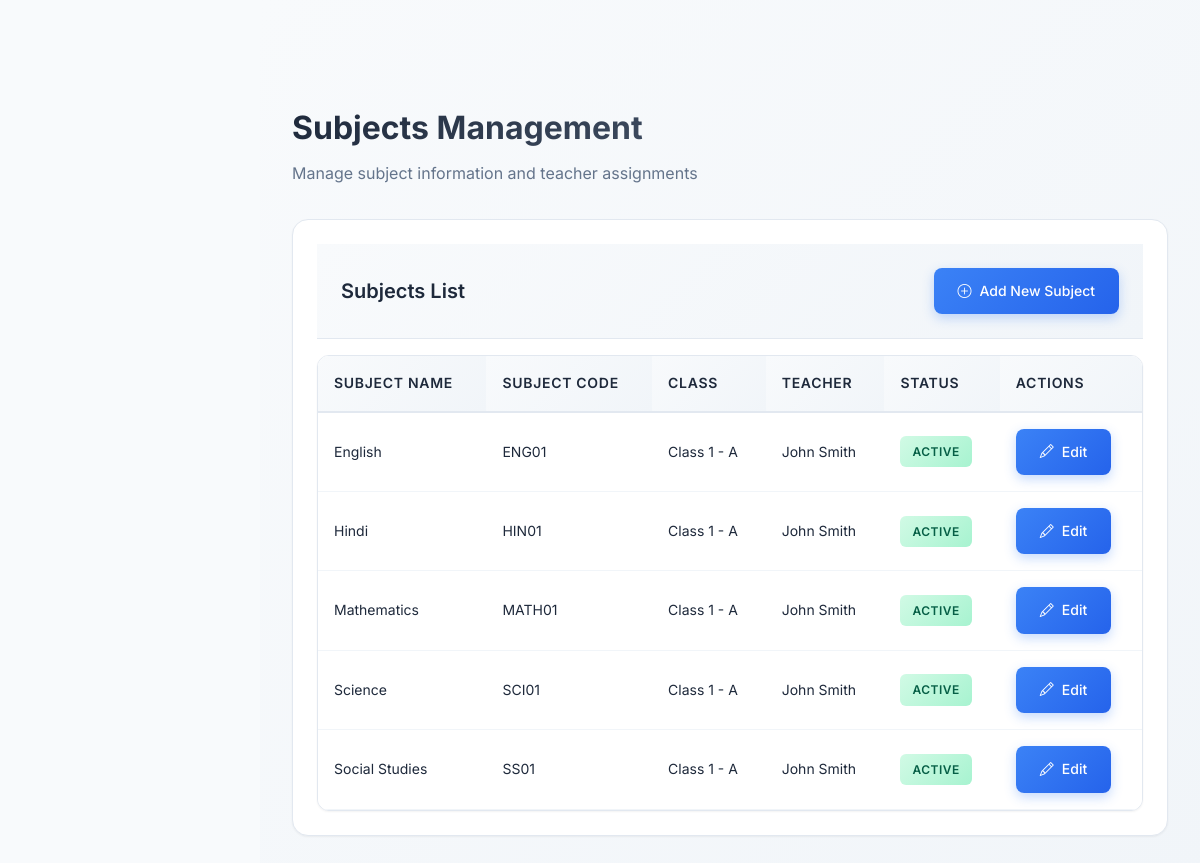
Screenshot of /school_management_system/admin/subjects.php (signed in) with the database file from the repository.
### tables this page shows
CREATE TABLE subjects (
    id INT PRIMARY KEY AUTO_INCREMENT,
    subject_name VARCHAR(100) NOT NULL,
    subject_code VARCHAR(20),
    class_id INT,
    teacher_id INT,
    is_active TINYINT DEFAULT 1,
    created_at TIMESTAMP DEFAULT CURRENT_TIMESTAMP,
    FOREIGN KEY (class_id) REFERENCES classes(id),
    FOREIGN KEY (teacher_id) REFERENCES users(id)
);

CREATE TABLE classes (
    id INT PRIMARY KEY AUTO_INCREMENT,
    class_name VARCHAR(50) NOT NULL,
    section VARCHAR(10),
    class_teacher_id INT,
    academic_year VARCHAR(10),
    is_active TINYINT DEFAULT 1,
    created_at TIMESTAMP DEFAULT CURRENT_TIMESTAMP,
    FOREIGN KEY (class_teacher_id) REFERENCES users(id)
);

CREATE TABLE users (
    id INT PRIMARY KEY AUTO_INCREMENT,
    username VARCHAR(50) UNIQUE NOT NULL,
    password VARCHAR(255) NOT NULL,
    role ENUM('admin', 'teacher', 'cashier', 'student') NOT NULL,
    email VARCHAR(100),
    full_name VARCHAR(100) NOT NULL,
    is_active TINYINT DEFAULT 1,
    created_at TIMESTAMP DEFAULT CURRENT_TIMESTAMP,
    updated_at TIMESTAMP DEFAULT CURRENT_TIMESTAMP ON UPDATE CURRENT_TIMESTAMP
);

### school_management_system/admin/subjects.php (the view, shortened to what this page needs)
<?php
require_once '../config/database.php';
try {
    $stmt = $pdo->prepare("
        SELECT s.*, c.class_name, c.section, u.full_name as teacher_name
        FROM subjects s
        LEFT JOIN classes c ON s.class_id = c.id
        LEFT JOIN users u ON s.teacher_id = u.id
        ORDER BY c.class_name, c.section, s.subject_name
    ");
    $stmt->execute();
    $subjects = $stmt->fetchAll();
} catch (Exception $e) {
    $subjects = [];
    $error_message = 'Error fetching subjects: ' . $e->getMessage();
}
?>
<!DOCTYPE html>
<html lang="en">
<head>
    <link rel="stylesheet" href="../assets/css/style.css">
    <link rel="stylesheet" href="../assets/css/modern-ui.css">
    <link rel="stylesheet" href="https://cdn.jsdelivr.net/npm/bootstrap-icons@1.11.0/font/bootstrap-icons.css">
</head>
<body>
    <div class="wrapper">
        <div class="main-content">
            <div class="content-wrapper">
                <div class="page-header">
                    <h1 class="page-title">Subjects Management</h1>
                    <p class="page-subtitle">Manage subject information and teacher assignments</p>
                </div>
                <div class="card">
                    <div class="card-header">
                        <h3 class="card-title">Subjects List</h3>
                        <a href="?action=add" class="btn btn-primary">
                            <i class="bi bi-plus-circle me-2"></i>Add New Subject
                        </a>
                    </div>
                    <div class="table-container">
                        <table class="table">
                            <thead>
                                <tr>
                                    <th>Subject Name</th>
                                    <th>Subject Code</th>
                                    <th>Class</th>
                                    <th>Teacher</th>
                                    <th>Status</th>
                                    <th>Actions</th>
                                </tr>
                            </thead>
                            <tbody>
                                <?php if (empty($subjects)): ?>
                                    <tr>
                                        <td colspan="6" class="text-center">No subjects found.</td>
                                    </tr>
                                <?php else: ?>
                                    <?php foreach ($subjects as $subject): ?>
                                        <tr>
                                            <td><?php echo htmlspecialchars($subject['subject_name']); ?></td>
                                            <td><?php echo htmlspecialchars($subject['subject_code'] ?? 'N/A'); ?></td>
                                            <td>
                                                <?php
                                                if ($subject['class_name']) {
                                                    echo htmlspecialchars($subject['class_name']);
                                                    if ($subject['section']) {
                                                        echo ' - ' . htmlspecialchars($subject['section']);
                                                    }
                                                } else {
                                                    echo 'Not Assigned';
                                                }
                                                ?>
                                            </td>
                                            <td><?php echo htmlspecialchars($subject['teacher_name'] ?? 'Not Assigned'); ?></td>
                                            <td>
                                                <?php if ($subject['is_active']): ?>
                                                    <span class="badge badge-success">Active</span>
                                                <?php else: ?>
                                                    <span class="badge badge-danger">Inactive</span>
                                                <?php endif; ?>
                                            </td>
                                            <td>
                                                <a href="?action=edit&id=<?php echo $subject['id']; ?>" class="btn btn-primary btn-sm">
                                                    <i class="bi bi-pencil"></i>Edit
                                                </a>
                                            </td>
                                        </tr>
                                    <?php endforeach; ?>
                                <?php endif; ?>
                            </tbody>
                        </table>
                    </div>
                </div>
            </div>
        </div>
    </div>
</body>
</html>

### school_management_system/assets/css/style.css (style rules this page uses)
:root { --primary-color: #3b82f6; --primary-dark: #1d4ed8; --secondary-color: #64748b; --success-color: #10b981; --warning-color: #f59e0b; --danger-color: #ef4444; --light-color: #f8fafc; --dark-color: #1e293b; --border-color: #e2e8f0; --text-primary: #1e293b; --text-secondary: #64748b; --sidebar-width: 280px; --header-height: 70px; --border-radius: 8px; --shadow-sm: 0 1px 2px 0 rgba(0, 0, 0, 0.05); --shadow-md: 0 4px 6px -1px rgba(0, 0, 0, 0.1), 0 2px 4px -1px rgba(0, 0, 0, 0.06); --shadow-lg: 0 10px 15px -3px rgba(0, 0, 0, 0.1), 0 4px 6px -2px rgba(0, 0, 0, 0.05); }
* { margin: 0; padding: 0; box-sizing: border-box; }
body { font-family: 'Inter', sans-serif; background-color: var(--light-color); color: var(--text-primary); line-height: 1.6; font-size: 14px; }
.wrapper { display: flex; width: 100%; align-items: stretch; }
.main-content { flex: 1; margin-left: 280px; padding-top: var(--header-height); min-height: 100vh; }
.content-wrapper { padding: 2rem; }
.page-header { margin-bottom: 2rem; }
.page-title { font-size: 2rem; font-weight: 600; color: var(--text-primary); margin-bottom: 0.5rem; }
.page-subtitle { color: var(--text-secondary); margin-bottom: 0; }
.page-title { font-size: 1.875rem; font-weight: 700; color: var(--text-primary); margin-bottom: 0.5rem; }
.page-subtitle { color: var(--text-secondary); font-size: 1rem; }
.btn { display: inline-flex; align-items: center; gap: 0.5rem; padding: 0.75rem 1.5rem; border: none; border-radius: var(--border-radius); font-size: 0.9rem; font-weight: 500; text-decoration: none; cursor: pointer; transition: all 0.3s ease; text-align: center; }
.btn-primary { background: var(--primary-color); color: white; }
.table-container { background: white; border-radius: var(--border-radius); overflow: hidden; box-shadow: var(--shadow-sm); border: 1px solid var(--border-color); }
.table { width: 100%; border-collapse: collapse; }
.table th, .table td { padding: 1rem; text-align: left; border-bottom: 1px solid var(--border-color); }
.table th { background: var(--light-color); font-weight: 600; color: var(--text-primary); font-size: 0.875rem; text-transform: uppercase; letter-spacing: 0.05em; }
.card { background: white; border-radius: var(--border-radius); padding: 1.5rem; box-shadow: var(--shadow-sm); border: 1px solid var(--border-color); margin-bottom: 1.5rem; }
.card-header { display: flex; justify-content: space-between; align-items: center; margin-bottom: 1rem; padding-bottom: 1rem; border-bottom: 1px solid var(--border-color); }
.card-title { font-size: 1.25rem; font-weight: 600; color: var(--text-primary); }
.badge { display: inline-block; padding: 0.25rem 0.75rem; border-radius: 1rem; font-size: 0.75rem; font-weight: 500; text-transform: uppercase; letter-spacing: 0.05em; }
.badge-success { background: rgba(16, 185, 129, 0.1); color: var(--success-color); }
.btn-sm { padding: 0.375rem 0.75rem; font-size: 0.825rem; }

### rows the page displays
subjects: subject_name "English", subject_code "ENG01", class.class_name "Class 1", class.section "A", teacher.full_name "John Smith", is_active "ACTIVE"
subjects: subject_name "Hindi", subject_code "HIN01", class.class_name "Class 1", class.section "A", teacher.full_name "John Smith", is_active "ACTIVE"
subjects: subject_name "Mathematics", subject_code "MATH01", class.class_name "Class 1", class.section "A", teacher.full_name "John Smith", is_active "ACTIVE"
subjects: subject_name "Science", subject_code "SCI01", class.class_name "Class 1", class.section "A", teacher.full_name "John Smith", is_active "ACTIVE"
subjects: subject_name "Social Studies", subject_code "SS01", class.class_name "Class 1", class.section "A", teacher.full_name "John Smith", is_active "ACTIVE"
